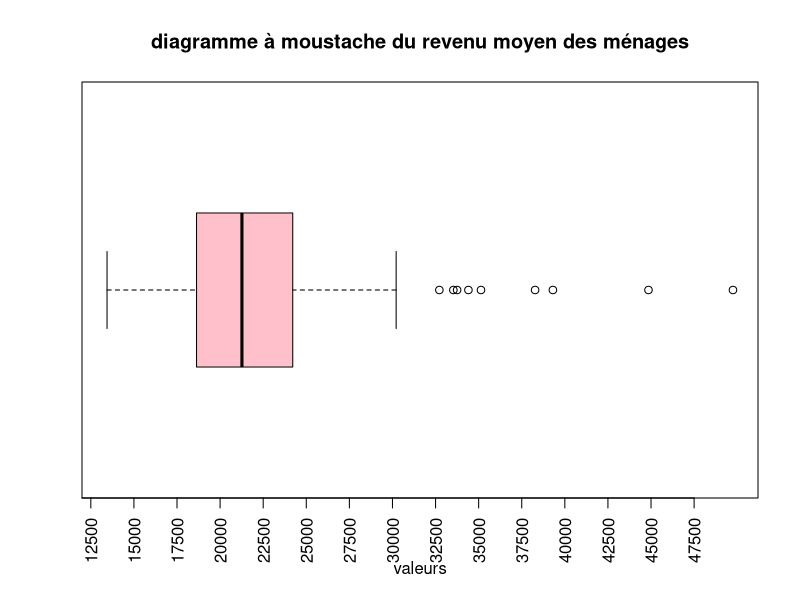
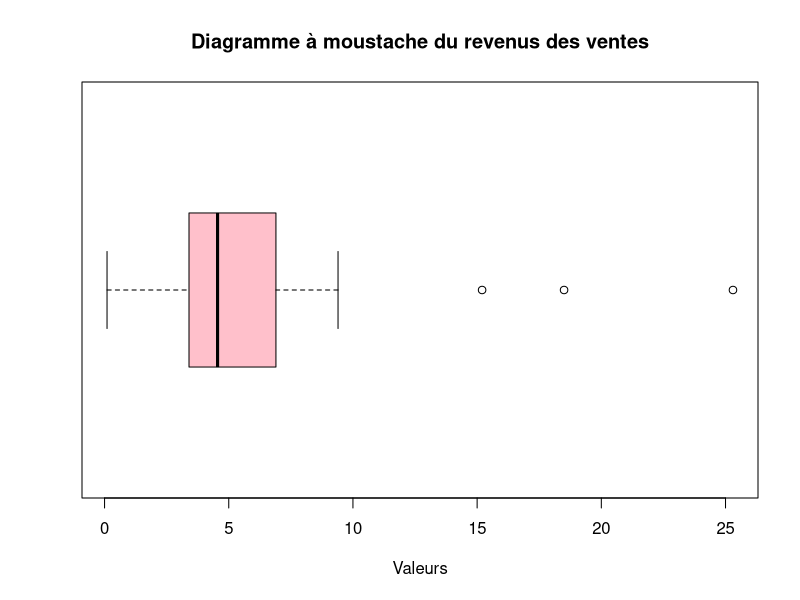

Write the R code that produced these figures, in order.
############################### Chapitre 2 #####################################
# numero 13

data_moyenne_menage<- c(13441, 16870, 18269, 19366, 20364, 21295, 22196, 23504, 26248, 30214, 
                        13489, 17186, 18365, 19498, 20495, 21410, 22323, 23548, 26385, 32720, 
                        13893, 17353, 18540, 19533, 20754, 21440, 22350, 23580, 26713, 33532, 
                        14052, 17428, 18542, 19725, 20898, 21580, 22361, 23598, 26736, 33750, 
                        15383, 17465, 18555, 19806, 20799, 21597, 22436, 24130, 26789, 34406, 
                        16333, 17417, 18712, 19974, 20877, 21722, 22496, 24299, 27651, 35136, 
                        16347, 17648, 18905, 20139, 20883, 21787, 22533, 24423, 28002, 38275, 
                        16370, 17825, 18966, 20230, 21160, 21888, 22681, 24476, 28041, 39307, 
                        16480, 17875, 18982, 20271, 21232, 21909, 22845, 25002, 28698, 44853, 
                        16510, 18151, 19182, 20306, 21240, 22137, 22914, 25364, 28881, 49754)

# diagramme a moustache
boxplot(data_moyenne_menage, 
        main = "diagramme à moustache du revenu moyen des ménages",
        xlab = "valeurs",                 
        col = "pink",
        horizontal = TRUE,
        xaxt = "n"
)

# axe personalisé
axis(1, at = seq(10000, max(data_moyenne_menage), by = 2500), las = 2)

################################################################################
# numero 14

data_values <- c(0.1, 2.6, 3.5, 4.1, 4.7, 5.6, 7.7, 9.4, 
                 0.7, 2.8, 3.5, 4.2, 4.8, 5.7, 7.8, 15.2, 
                 0.8, 2.9, 3.6, 4.3, 4.8, 6.5, 7.9, 18.5, 
                 1.0, 3.0, 3.7, 4.3, 4.8, 6.7, 7.9, 25.3, 
                 1.4, 3.1, 3.7, 4.4, 4.9, 6.9, 8.0, 
                 1.8, 3.2, 3.8, 4.4, 4.9, 6.9, 8.1, 
                 2.0, 3.3, 3.8, 4.5, 5.2, 7.4, 8.2, 
                 2.0, 3.4, 3.8, 4.6, 5.3, 7.6, 8.2, 
                 2.3, 3.4, 3.9, 4.6, 5.5, 7.7, 8.4, 
                 2.4, 3.5, 4.1, 4.7, 5.5, 7.7, 8.8)

boxplot(data_values, 
        main = "Diagramme à moustache du revenus des ventes",
        xlab = "Valeurs",                 
        col = "pink", 
        horizontal = TRUE
)


